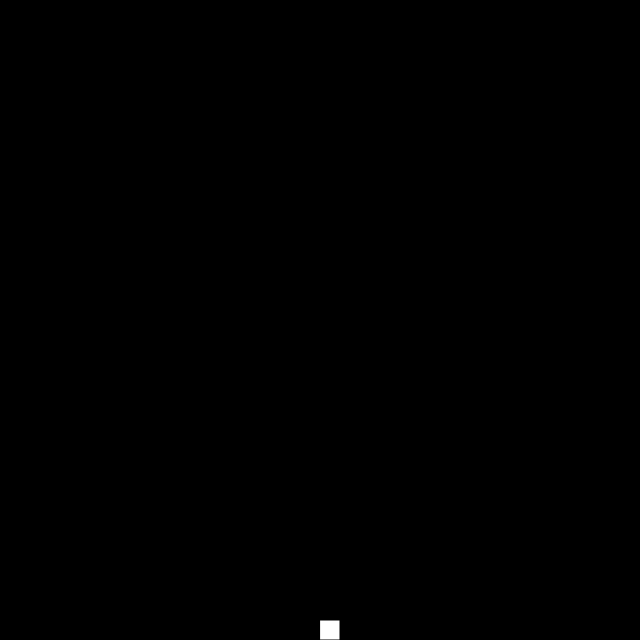
Frame 1 (no input)
Frame 60 (no input): identical to frame 1, image omitted
Frame 120 (the mouse pressed at the canvas centre since frame 60): identical to frame 1, image omitted

The p5.js sketch that drew this single still picture (run headless with seeded random() and noise() and a simulated clock; from frame 60 on, the mouse is pressed at the canvas centre):

// p5.js sketch
// ── sketch.js
var arrow;

function setup() {
  createCanvas(640,640);
  arrow = new Arrow();
}

function draw() {
  background(0);
  arrow.show();

}

function keyPressed() {
  if (keyCode === RIGHT_ARROW) {
    arrow.move(1);
  } else if (keyCode === LEFT_ARROW) {
    arrow.move(-1);
  }
}
// ── arrow.js
function Arrow() {
    this.x = width/2;

    this.show = function() {
        fill(255);
       rect(this.x, height-20, 20, 20); 

    }
    this.move = function(dir) {
        this.x += dir;
    }
}
// ── shoot.js
 function Drop(x, y) {
     this.x = x;
     this.y = y;

     this.show = function() {
         fill(0, 255, 0);
         ellipse(this.x, this.y, 6, 16);
     }

     this.move = function() {
        this.y = this.y - 10;
     }
 }
